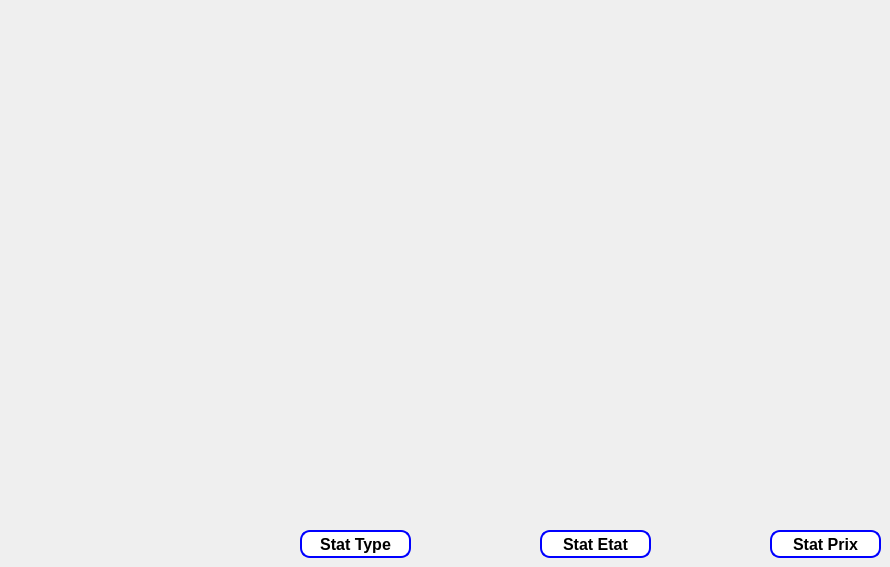
      <widget class="QWidget" name="tab_7">
       <attribute name="title">
        <string>Statistics</string>
       </attribute>
       <widget class="QPushButton" name="StatEtatPushButton">
        <property name="geometry">
         <rect>
          <x>540</x>
          <y>530</y>
          <width>111</width>
          <height>28</height>
         </rect>
        </property>
        <property name="font">
         <font>
          <pointsize>-1</pointsize>
          <weight>75</weight>
          <bold>true</bold>
         </font>
        </property>
        <property name="styleSheet">
         <string notr="true">QPushButton {
        background-color: #ffffff; /* Fond blanc */
        border: 2px solid blue; /* Bordure bleue */
        border-radius: 10px; /* Coins arrondis */
        padding: 1px 2px; /* Espacement intérieur */
        color: black; /* Couleur du texte */
        font-size: 16px; /* Taille de la police */
    }

    QPushButton:hover {
        background-color: blue; /* Nouvelle couleur de fond au survol */
        color: white; /* Nouvelle couleur de texte au survol */
    }</string>
        </property>
        <property name="text">
         <string>Stat Etat</string>
        </property>
       </widget>
       <widget class="QPushButton" name="statTypePushButton_2">
        <property name="geometry">
         <rect>
          <x>300</x>
          <y>530</y>
          <width>111</width>
          <height>28</height>
         </rect>
        </property>
        <property name="font">
         <font>
          <pointsize>-1</pointsize>
          <weight>75</weight>
          <bold>true</bold>
         </font>
        </property>
        <property name="styleSheet">
         <string notr="true">QPushButton {
        background-color: #ffffff; /* Fond blanc */
        border: 2px solid blue; /* Bordure bleue */
        border-radius: 10px; /* Coins arrondis */
        padding: 1px 2px; /* Espacement intérieur */
        color: black; /* Couleur du texte */
        font-size: 16px; /* Taille de la police */
    }

    QPushButton:hover {
        background-color: blue; /* Nouvelle couleur de fond au survol */
        color: white; /* Nouvelle couleur de texte au survol */
    }</string>
        </property>
        <property name="text">
         <string>Stat Type</string>
        </property>
       </widget>
       <widget class="QPushButton" name="statPrixPushButton">
        <property name="geometry">
         <rect>
          <x>770</x>
          <y>530</y>
          <width>111</width>
          <height>28</height>
         </rect>
        </property>
        <property name="font">
         <font>
          <pointsize>-1</pointsize>
          <weight>75</weight>
          <bold>true</bold>
         </font>
        </property>
        <property name="styleSheet">
         <string notr="true">QPushButton {
        background-color: #ffffff; /* Fond blanc */
        border: 2px solid blue; /* Bordure bleue */
        border-radius: 10px; /* Coins arrondis */
        padding: 1px 2px; /* Espacement intérieur */
        color: black; /* Couleur du texte */
        font-size: 16px; /* Taille de la police */
    }

    QPushButton:hover {
        background-color: blue; /* Nouvelle couleur de fond au survol */
        color: white; /* Nouvelle couleur de texte au survol */
    }</string>
        </property>
        <property name="text">
         <string>Stat Prix</string>
        </property>
       </widget>
       <widget class="QLabel" name="Equipement_label_Stats">
        <property name="geometry">
         <rect>
          <x>310</x>
          <y>20</y>
          <width>511</width>
          <height>471</height>
         </rect>
        </property>
        <property name="text">
         <string/>
        </property>
       </widget>
      </widget>
